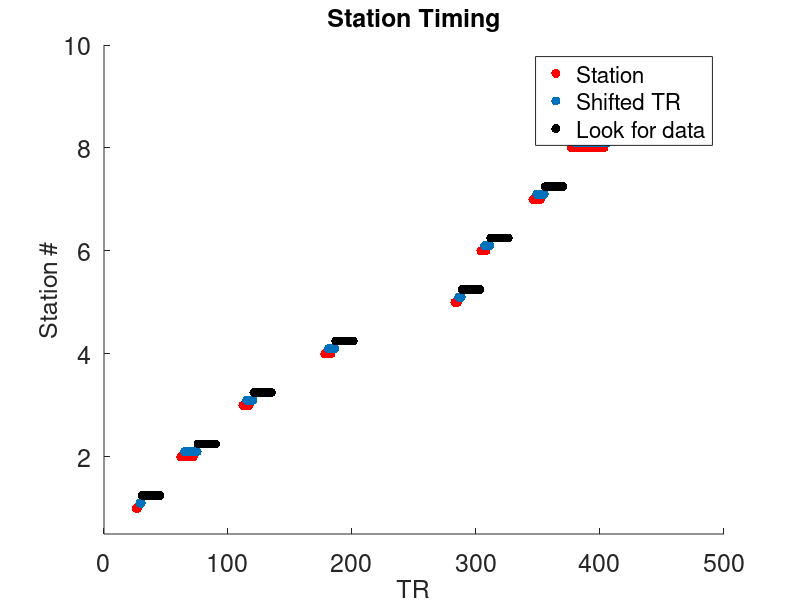

MATLAB code for this plot:
TR = 1.5
musicDur = 18; % how long the music lasts
silenceDur1 = 3;
storyTRs = 25:475;
nTRs_story = length(storyTRs);
nTRs_music = musicDur/TR;
stationTRs = zeros(nTRs_story,1); % actual files wer're going to use to test classifier
recordedTRs = zeros(nTRs_story,1);
st = load('stationsMat.mat');
nStations = size(st.stationsDict,2);
for s = 1:nStations
   this_station_TRs = st.stationsDict{s} + 1;
   stationTRs(this_station_TRs) = s;
   recordedTRs(this_station_TRs-3) = s;
end
% now make array specifying which station to look for
lookTRs = zeros(nTRs_story,1);
for t = 1:nTRs_story
   pastStation = max(stationTRs(1:t));
   lastTRForStation = find(stationTRs == pastStation);
   lastTRForStation = lastTRForStation(end);
   if pastStation > 0 && (t-lastTRForStation <=15) 
        lookTRs(t) = pastStation;
   end
end
% make all look TRs during recording parts 0
lookTRs(recordedTRs>0) = 0;
lookTRs(stationTRs>0) = 0;
%%


figure()
xlabel('TR')
ylabel('Station #')
title('Station Timing')
set(findall(gcf,'-property','FontSize'),'FontSize',18)
hold on;
plot(recordedTRs, 'r.', 'MarkerSize', 20)
plot(stationTRs+0.1, '.', 'MarkerSize', 20)
plot(lookTRs+0.25, 'k.', 'MarkerSize', 20)
legend('Station', 'Shifted TR', 'Look for data')
ylim([0.5,10])
stationInd = find(stationTRs>0);
all_diff = diff(stationInd) ;
all_diff(all_diff > 1)

(all_diff(all_diff > 1))*1.5


mean(all_diff(all_diff > 1))

mean((all_diff(all_diff > 1))*1.5)